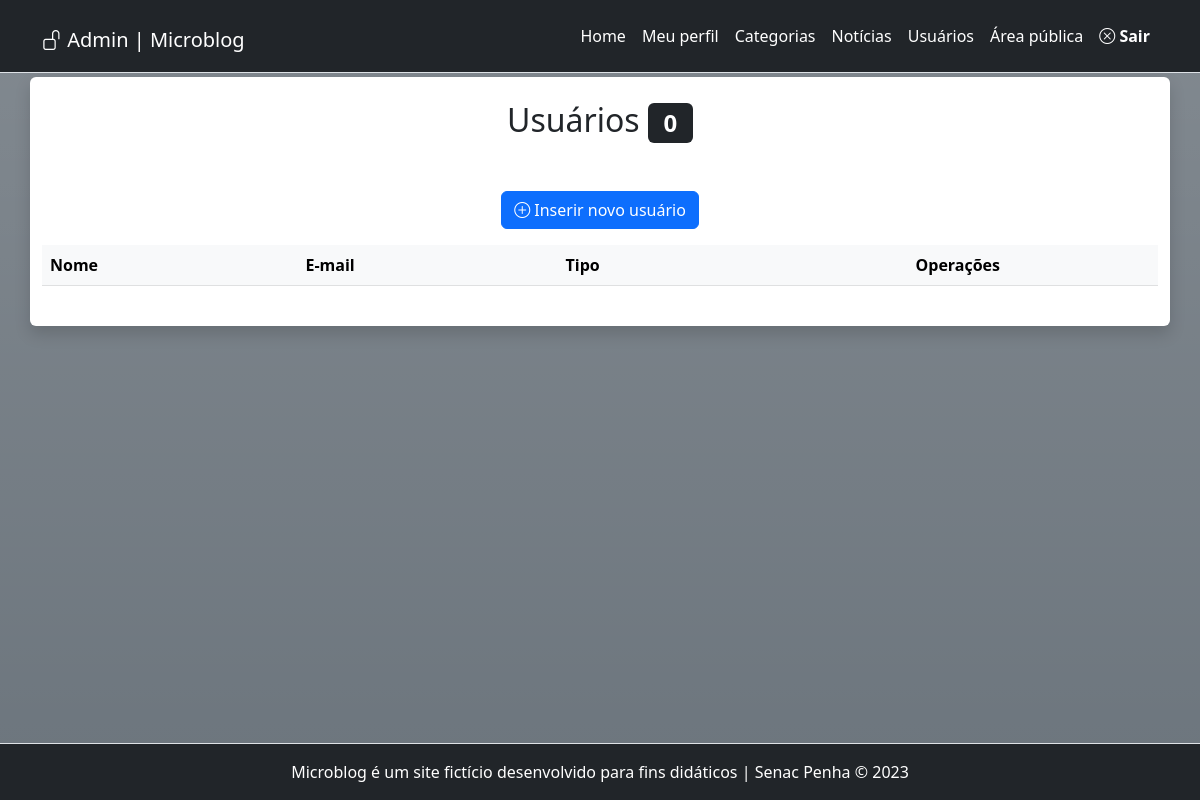
The app's page /admin/usuarios.php, older data.
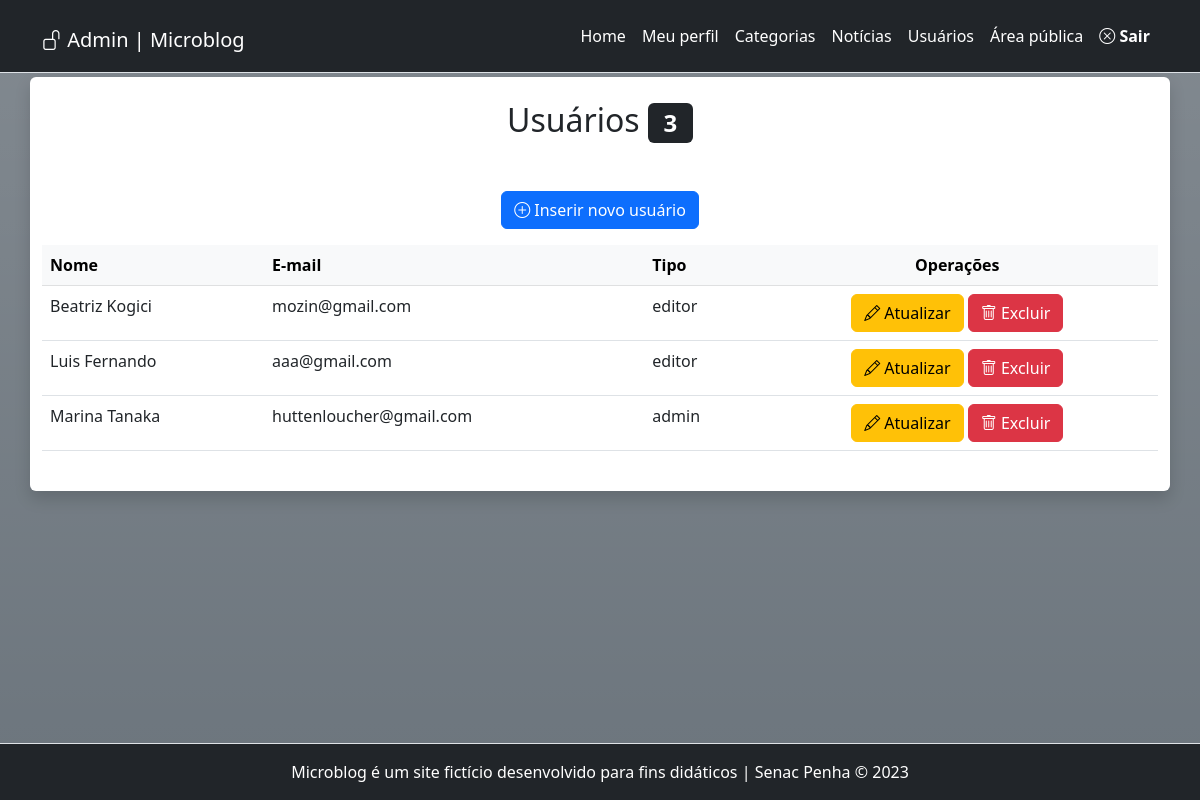
The same page, newer data.
### tables this page shows
CREATE TABLE `usuarios` (
  `id` smallint(6) NOT NULL,
  `nome` varchar(45) NOT NULL,
  `email` varchar(45) NOT NULL,
  `senha` varchar(255) NOT NULL,
  `tipo` enum('admin','editor') NOT NULL
);

### src/Banco.php (called while the page is built, shortened)
<?php
abstract class Banco {
    private static string $servidor = "localhost";
    private static string $usuario = "root";
    private static string $senha = "";
    private static string $banco = "microblog_tanaka";
    private static PDO $conexao;
    public static function conecta():PDO {
        try {
            self::$conexao = new PDO(
                "mysql:host=".self::$servidor.";
                dbname=".self::$banco.";
                charset=utf8",
                self::$usuario,
                self::$senha
            );
            self::$conexao->setAttribute( PDO::ATTR_ERRMODE, PDO::ERRMODE_EXCEPTION);
        } catch (Exception $erro) {
            die("Deu ruim: ".$erro->getMessage());
        }
        return self::$conexao;
    }
}

### src/Usuario.php (called while the page is built, shortened)
<?php
class Usuario {
    private PDO $conexao;
    public function __construct(){
        $this->conexao = Banco::conecta();
    }
    public function listar(): array {
        $sql = "SELECT * FROM usuarios ORDER BY nome";
        try {
            $consulta = $this->conexao->prepare($sql);
            $consulta->execute();
            $resultado = $consulta->fetchAll(PDO::FETCH_ASSOC);
        } catch (Exception $erro) {
            die("Erro ao exibir dados dos usuários". $erro->getMessage());
        }
        return $resultado;
    }
}

### admin/usuarios.php (the view, shortened to what this page needs)
<?php
require_once "../inc/cabecalho-admin.php";
$usuario = new Usuario;
$dadosDoUsuario = $usuario->listar();
?>
<div class="row">
	<article class="col-12 bg-white rounded shadow my-1 py-4">
		<h2 class="text-center">
		Usuários <span class="badge bg-dark"><?=count($dadosDoUsuario)?></span>
		</h2>
		<p class="text-center mt-5">
			<a class="btn btn-primary" href="usuario-insere.php">
			<i class="bi bi-plus-circle"></i>
			Inserir novo usuário</a>
		</p>
		<div class="table-responsive">
			<table class="table table-hover">
				<thead class="table-light">
					<tr>
						<th>Nome</th>
						<th>E-mail</th>
						<th>Tipo</th>
						<th class="text-center">Operações</th>
					</tr>
				</thead>
				<tbody>
				<?php foreach($dadosDoUsuario as $usuarios){ ?>
					<tr>
						<td> <?=$usuarios['nome']?> </td>
						<td> <?=$usuarios['email']?> </td>
						<td> <?=$usuarios['tipo']?> </td>
						<td class="text-center">
						<a class="btn btn-warning" href="usuario-atualiza.php?id=<?=$usuarios['id']?>">
							<i class="bi bi-pencil"></i> Atualizar
						</a>
						<a class="btn btn-danger excluir" href="usuario-exclui.php?id=<?=$usuarios['id']?>">
							<i class="bi bi-trash"></i> Excluir
						</a>
						</td>
					</tr>
				<?php } ?>
				</tbody>
			</table>
	</div>
	</article>
</div>
<?php
require_once "../inc/rodape-admin.php";
?>

### inc/cabecalho-admin.php (shortened to what this page needs)
<!DOCTYPE html>
<html lang="pt-br" class="h-100">
<head>
<link rel="stylesheet" href="https://cdn.jsdelivr.net/npm/bootstrap@5.2.3/dist/css/bootstrap.min.css">
<link rel="stylesheet" href="https://cdn.jsdelivr.net/npm/bootstrap-icons@1.10.2/font/bootstrap-icons.css">
<link rel="stylesheet" href="../css/style.css">
</head>
<body id="admin" class="d-flex flex-column h-100 bg-secondary bg-gradient">
<header id="topo" class="border-bottom sticky-top">
<nav class="navbar navbar-expand-lg navbar-dark bg-dark justify-content-between">
  <div class="container">
    <h1><a class="navbar-brand" href="index.php"><i class="bi bi-unlock"></i> Admin | Microblog</a></h1>
    <div class="collapse navbar-collapse" id="navbarSupportedContent">
        <ul class="navbar-nav ms-auto mb-2 mb-lg-0">
            <li class="nav-item">
                <a class="nav-link" href="index.php">Home</a>
            </li>
            <li class="nav-item">
                <a class="nav-link" href="meu-perfil.php">Meu perfil</a>
            </li>
            <li class="nav-item">
                <a class="nav-link" href="categorias.php">Categorias</a>
            </li>
            <li class="nav-item">
                <a class="nav-link" href="noticias.php">Notícias</a>
            </li>
            <li class="nav-item">
                <a class="nav-link" href="usuarios.php">Usuários</a>
            </li>
            <li class="nav-item">
                <a class="nav-link" href="../index.php" target="_blank">Área pública</a>
            </li>
            <li class="nav-item">
                <a class="nav-link fw-bold" href=""> <i class="bi bi-x-circle"></i> Sair</a>
            </li>
        </ul>
    </div>
  </div>
</nav>
</header>
<main class="flex-shrink-0">
    <div class="container">

### inc/rodape-admin.php (shortened to what this page needs)
    </div>
</main>
<footer class="footer mt-auto py-3 bg-dark border-top">
    <div class="container text-center text-white">
        Microblog é um site fictício desenvolvido para fins didáticos | Senac Penha &copy; 2023
    </div>
</footer>
</body>
</html>

### css/style.css (style rules this page uses)
#admin .nav-link { color: white; }

Row changes from the older to the newer data that the page shows:
added usuarios: nome "Beatriz Kogici", email "mozin@gmail.com", tipo "editor"
added usuarios: nome "Luis Fernando", email "aaa@gmail.com", tipo "editor"
added usuarios: nome "Marina Tanaka", email "huttenloucher@gmail.com", tipo "admin"
Text that changed along with them:
count($dadosDoUsuario): "0" → "3"
